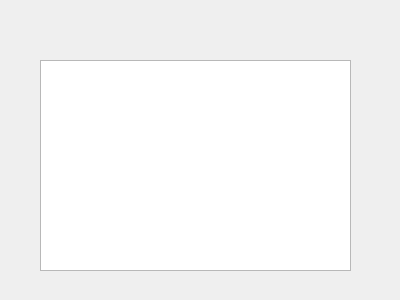
<?xml version="1.0" encoding="UTF-8"?>
<ui version="4.0">
 <class>Form</class>
 <widget class="QWidget" name="Form">
  <property name="geometry">
   <rect>
    <x>0</x>
    <y>0</y>
    <width>400</width>
    <height>300</height>
   </rect>
  </property>
  <property name="windowTitle">
   <string>Form</string>
  </property>
  <widget class="QTableView" name="tableView">
   <property name="geometry">
    <rect>
     <x>40</x>
     <y>60</y>
     <width>311</width>
     <height>211</height>
    </rect>
   </property>
  </widget>
 </widget>
 <resources/>
 <connections/>
</ui>
